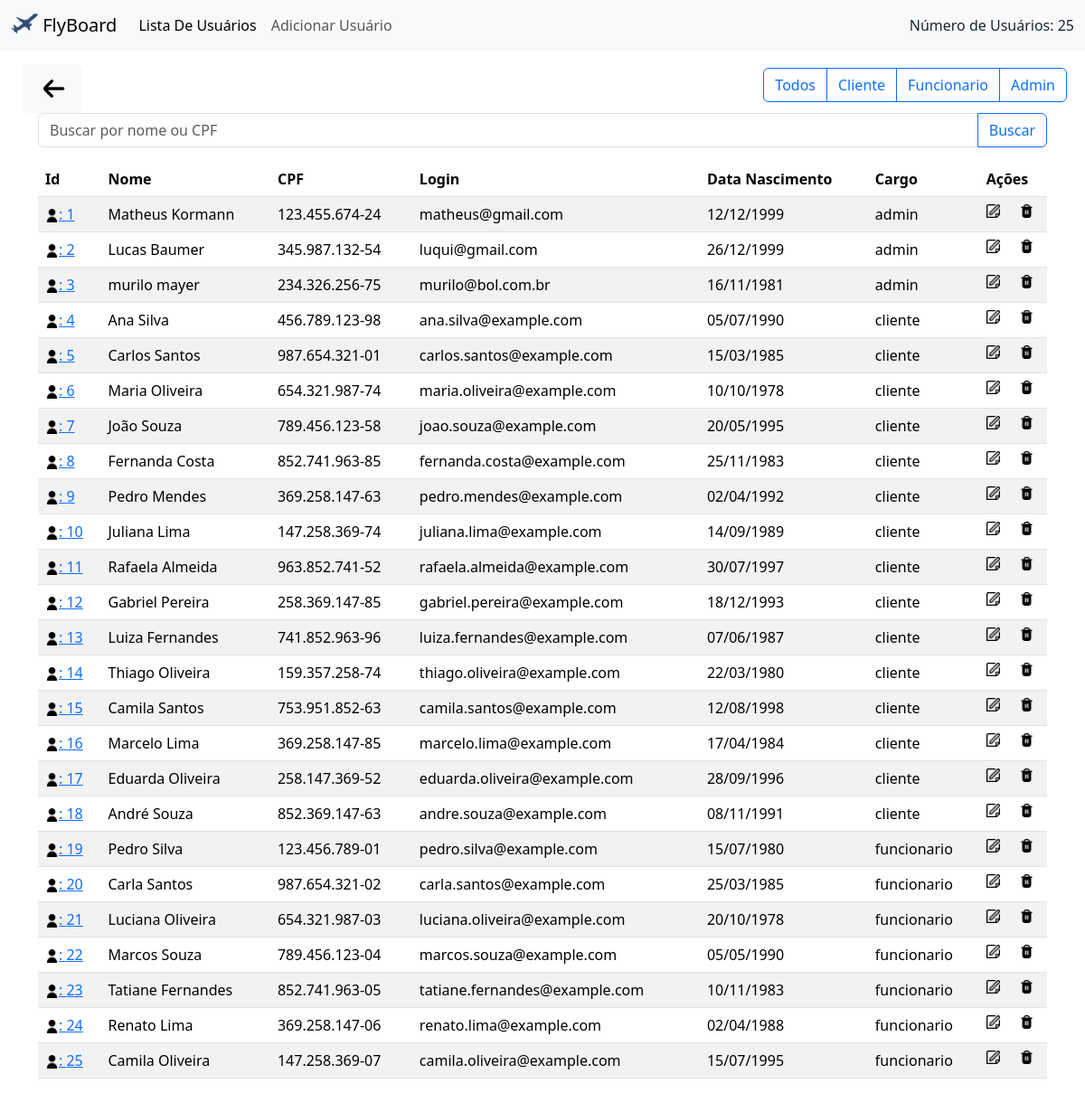
Screenshot of /admListUser/listUsers.php (signed in) with the database file from the repository.
### tables this page shows
CREATE TABLE USERS (
    ID_USER INT PRIMARY KEY AUTO_INCREMENT,
    NAME VARCHAR(100),
    CPF VARCHAR(100),
    EMAIL VARCHAR(100),
    DATA_DE_NASCIMENTO VARCHAR(100),
    PASSWORD VARCHAR(100),
    ROLE VARCHAR(100),
    USERIMAGEPATH VARCHAR(200),
    UNIQUE (CPF, EMAIL)
);

### admListUser/listUsers.php (the view, shortened to what this page needs)
<?php
    include('../connections/connection.php');
    $valor = 0;
    function atualizarfiltro($valor, $conn){
        switch ($valor) {
            case 0:
                $sql = "SELECT ID_USER, NAME, CPF, EMAIL, DATA_DE_NASCIMENTO, ROLE FROM USERS";
                $result = $conn->query($sql);
                return $result;
                break;
        }
    }
    if(isset($_GET['filtro'])){
        $valor = $_GET['filtro'];
        $result = atualizarfiltro($valor, $conn);
    } else {
        $result = atualizarfiltro($valor, $conn);
    }
?>
<html>
<head>
    <link rel="stylesheet" href="userLstStyle.css">
    <link rel="stylesheet" href="../node_modules/bootstrap/dist/css/bootstrap.min.css">
</head>
<body>
    <?php
        $sql_num_users = "SELECT COUNT(*) AS total FROM users";
        $result_num_users = $conn->query($sql_num_users);
        $row_num_users = $result_num_users->fetch_assoc();
        $total_users = $row_num_users['total'];
    ?>
     <nav class="navbar navbar-expand-lg bg-body-tertiary">
  <div class="container-fluid">
  <a class="navbar-brand" href="../index/index.php">
      <img src="../imagens/flyboardNavBar.png" alt="Logo" width="30" height="24" class="d-inline-block align-text-top">
      FlyBoard
    </a>
    <div class="collapse navbar-collapse" id="navbarScroll">
      <ul class="navbar-nav me-auto my-2 my-lg-0 navbar-nav-scroll" style="--bs-scroll-height: 100px;">
        <li class="nav-item">
          <a class="nav-link active" aria-current="page">Lista De Usuários</a>
        </li>
        <li class="nav-item">
              <a class="nav-link" href="./addUser.php" role="button" aria-expanded="false">
                Adicionar Usuário
              </a>
        </li>
      </ul>
      <li class="nav-item dropdown  d-flex">
              <a class="nav-link"  aria-expanded="false">Número de Usuários: <?php echo $total_users; ?></a>
            </li>
    </div>
  </div>
</nav>
    <div id="conteinerButtom">
        <a id="botaoVoltar" type="button" class="btn btn-light" href="../homes/homeAdmin.php"><img src="../imagens/iconVoltar.png" alt="voltarHome" style="width: 40px; height: 40px"></a>
    </div>
    <form method="post" action="<?php echo $_SERVER['PHP_SELF']; ?>" class="mb-3">
        <div class="input-group container">
            <input type="text" class="form-control" placeholder="Buscar por nome ou CPF" name="search">
            <button class="btn btn-outline-primary" type="submit">Buscar</button>
        </div>
    </form>
    <div class="btn-group" id="btnFiltro" role="group" aria-label="Basic outlined example">
        <button type="button" onclick="atualizarFiltro(0)" class="btn btn-outline-primary">Todos</button>
        <button type="button" onclick="atualizarFiltro(1)" class="btn btn-outline-primary">Cliente</button>
        <button type="button" onclick="atualizarFiltro(2)" class="btn btn-outline-primary">Funcionario</button>
        <button type="button" onclick="atualizarFiltro(3)" class="btn btn-outline-primary">Admin</button>
    </div>
    <div class="container">
        <table id="tabela-usuarios" class="table table-striped table-hover">
            <thead>
                <tr>
                    <th scope="col">Id</th>
                    <th scope="col">Nome</th>
                    <th scope="col">CPF</th>
                    <th scope="col">Login</th>
                    <th scope="col">Data Nascimento</th>
                    <th scope="col">Cargo</th>
                    <th colspan="2">Ações</th>
                </tr>
            </thead>
            <tbody>
                <?php
                    if ($result->num_rows > 0) {
                        while ($row = $result->fetch_assoc()) {
                ?>
                            <tr>
                                <td><a href="./userUser.php?id=<?php echo $row['ID_USER'] ?>"><img src="../imagens/idUser.png" alt="user" style="width: 15px; height: 15px;">: <?php echo $row["ID_USER"] ?></a></td>
                                <td><?php echo $row["NAME"] ?></td>
                                <td><?php echo $row["CPF"] ?></td>
                                <td><?php echo $row["EMAIL"] ?></td>
                                <td><?php echo $row["DATA_DE_NASCIMENTO"] ?></td>
                                <td><?php echo $row["ROLE"] ?></td>
                                <td><a href="./editUser.php?id=<?php echo $row['ID_USER'] ?>"><img src="../imagens/editar.png" alt="edit" style="width: 15px; height: 15px;"></a></td>
                                <td data-user-id="<?= $row['ID_USER'] ?>" onclick="showModal(this)"><a href="#"><img src="../imagens/lixo.png" alt="delet" style="width: 15px; height: 15px;"></a></td>
                            </tr>
                <?php
                        }
                    }
                ?>
            </tbody>
        </table>
    </div>
</body>
</html>

### admListUser/userLstStyle.css (style rules this page uses)
a { text-decoration: none; color: #000; }
#botaoVoltar { margin-top: 15px; margin-left: 25px; }
#btnFiltro { position: absolute; top: 0; right: 0; margin: 20px; margin-top: 75px; }

### rows the page displays
users: ID_USER "1", NAME "Matheus Kormann", CPF "123.455.674-24", EMAIL "matheus@gmail.com", DATA_DE_NASCIMENTO "12/12/1999", ROLE "admin"
users: ID_USER "2", NAME "Lucas Baumer", CPF "345.987.132-54", EMAIL "luqui@gmail.com", DATA_DE_NASCIMENTO "26/12/1999", ROLE "admin"
users: ID_USER "3", NAME "murilo mayer", CPF "234.326.256-75", EMAIL "murilo@bol.com.br", DATA_DE_NASCIMENTO "16/11/1981", ROLE "admin"
users: ID_USER "4", NAME "Ana Silva", CPF "456.789.123-98", EMAIL "ana.silva@example.com", DATA_DE_NASCIMENTO "05/07/1990", ROLE "cliente"
users: ID_USER "5", NAME "Carlos Santos", CPF "987.654.321-01", EMAIL "carlos.santos@example.com", DATA_DE_NASCIMENTO "15/03/1985", ROLE "cliente"
users: ID_USER "6", NAME "Maria Oliveira", CPF "654.321.987-74", EMAIL "maria.oliveira@example.com", DATA_DE_NASCIMENTO "10/10/1978", ROLE "cliente"
users: ID_USER "7", NAME "João Souza", CPF "789.456.123-58", EMAIL "joao.souza@example.com", DATA_DE_NASCIMENTO "20/05/1995", ROLE "cliente"
users: ID_USER "8", NAME "Fernanda Costa", CPF "852.741.963-85", EMAIL "fernanda.costa@example.com", DATA_DE_NASCIMENTO "25/11/1983", ROLE "cliente"
users: ID_USER "9", NAME "Pedro Mendes", CPF "369.258.147-63", EMAIL "pedro.mendes@example.com", DATA_DE_NASCIMENTO "02/04/1992", ROLE "cliente"
users: ID_USER "10", NAME "Juliana Lima", CPF "147.258.369-74", EMAIL "juliana.lima@example.com", DATA_DE_NASCIMENTO "14/09/1989", ROLE "cliente"
users: ID_USER "11", NAME "Rafaela Almeida", CPF "963.852.741-52", EMAIL "rafaela.almeida@example.com", DATA_DE_NASCIMENTO "30/07/1997", ROLE "cliente"
users: ID_USER "12", NAME "Gabriel Pereira", CPF "258.369.147-85", EMAIL "gabriel.pereira@example.com", DATA_DE_NASCIMENTO "18/12/1993", ROLE "cliente"
users: ID_USER "13", NAME "Luiza Fernandes", CPF "741.852.963-96", EMAIL "luiza.fernandes@example.com", DATA_DE_NASCIMENTO "07/06/1987", ROLE "cliente"
users: ID_USER "14", NAME "Thiago Oliveira", CPF "159.357.258-74", EMAIL "thiago.oliveira@example.com", DATA_DE_NASCIMENTO "22/03/1980", ROLE "cliente"
users: ID_USER "15", NAME "Camila Santos", CPF "753.951.852-63", EMAIL "camila.santos@example.com", DATA_DE_NASCIMENTO "12/08/1998", ROLE "cliente"
users: ID_USER "16", NAME "Marcelo Lima", CPF "369.258.147-85", EMAIL "marcelo.lima@example.com", DATA_DE_NASCIMENTO "17/04/1984", ROLE "cliente"
users: ID_USER "17", NAME "Eduarda Oliveira", CPF "258.147.369-52", EMAIL "eduarda.oliveira@example.com", DATA_DE_NASCIMENTO "28/09/1996", ROLE "cliente"
users: ID_USER "18", NAME "André Souza", CPF "852.369.147-63", EMAIL "andre.souza@example.com", DATA_DE_NASCIMENTO "08/11/1991", ROLE "cliente"
users: ID_USER "19", NAME "Pedro Silva", CPF "123.456.789-01", EMAIL "pedro.silva@example.com", DATA_DE_NASCIMENTO "15/07/1980", ROLE "funcionario"
users: ID_USER "20", NAME "Carla Santos", CPF "987.654.321-02", EMAIL "carla.santos@example.com", DATA_DE_NASCIMENTO "25/03/1985", ROLE "funcionario"
users: ID_USER "21", NAME "Luciana Oliveira", CPF "654.321.987-03", EMAIL "luciana.oliveira@example.com", DATA_DE_NASCIMENTO "20/10/1978", ROLE "funcionario"
users: ID_USER "22", NAME "Marcos Souza", CPF "789.456.123-04", EMAIL "marcos.souza@example.com", DATA_DE_NASCIMENTO "05/05/1990", ROLE "funcionario"
users: ID_USER "23", NAME "Tatiane Fernandes", CPF "852.741.963-05", EMAIL "tatiane.fernandes@example.com", DATA_DE_NASCIMENTO "10/11/1983", ROLE "funcionario"
users: ID_USER "24", NAME "Renato Lima", CPF "369.258.147-06", EMAIL "renato.lima@example.com", DATA_DE_NASCIMENTO "02/04/1988", ROLE "funcionario"
users: ID_USER "25", NAME "Camila Oliveira", CPF "147.258.369-07", EMAIL "camila.oliveira@example.com", DATA_DE_NASCIMENTO "15/07/1995", ROLE "funcionario"

### other values shown
$total_users "25"
